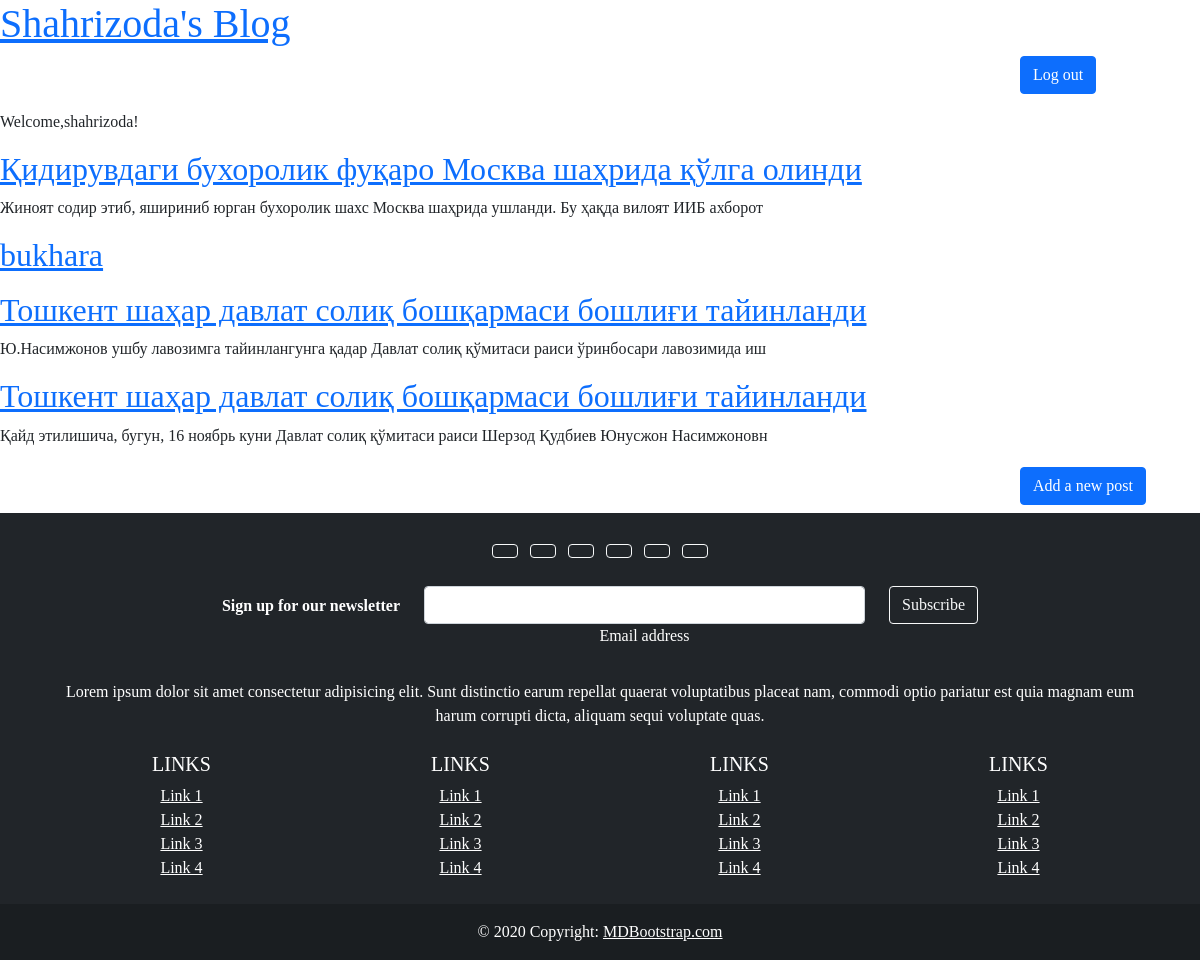
The app's page / (signed in) with its own data.
### blog/models.py (models this page shows, shortened)
class Post(models.Model):
    title=models.CharField(max_length=300)
    body=models.TextField()
    author=models.ForeignKey(
        'auth.User',
        on_delete=models.CASCADE
    ),
    created_at=models.DateTimeField(auto_now=True)
    objects= models.Manager()

### blog/views.py (the view)
# urls.py: path('',home.as_view(),name='home'),
class home(ListView):
    model=Post
    template_name='home.html'

### templates/home.html
{% extends "base.html" %}
{% block content %}
<p>Welcome,{{ user.username }}!</p>
{% for post in object_list %}
<div class="post-entry">
    <h2><a href="{% url 'detail_post' post.pk %}">{{ post.title }}</a></h2>
    <p>{{ post.body | slice:"100" }}</p>
</div>
{% endfor %}
{% endblock content %}

### templates/base.html (style rules this page uses)
body { font-family: cursive; text-decoration: none; }

### records on screen
Post: title "Қидирувдаги бухоролик фуқаро Москва шаҳрида қўлга олинди", body "Жиноят содир этиб, яшириниб юрган бухоролик шахс Москва шаҳрида ушланди. Бу ҳақда вилоят ИИБ ахборот"
Post: title "bukhara"
Post: title "Тошкент шаҳар давлат солиқ бошқармаси бошлиғи тайинланди", body "Ю.Насимжонов ушбу лавозимга тайинлангунга қадар Давлат солиқ қўмитаси раиси ўринбосари лавозимида иш"
Post: title "Тошкент шаҳар давлат солиқ бошқармаси бошлиғи тайинланди", body "Қайд этилишича, бугун, 16 ноябрь куни Давлат солиқ қўмитаси раиси Шерзод Қудбиев Юнусжон Насимжоновн"

### other values on screen
{{ user.username }} "shahrizoda"
